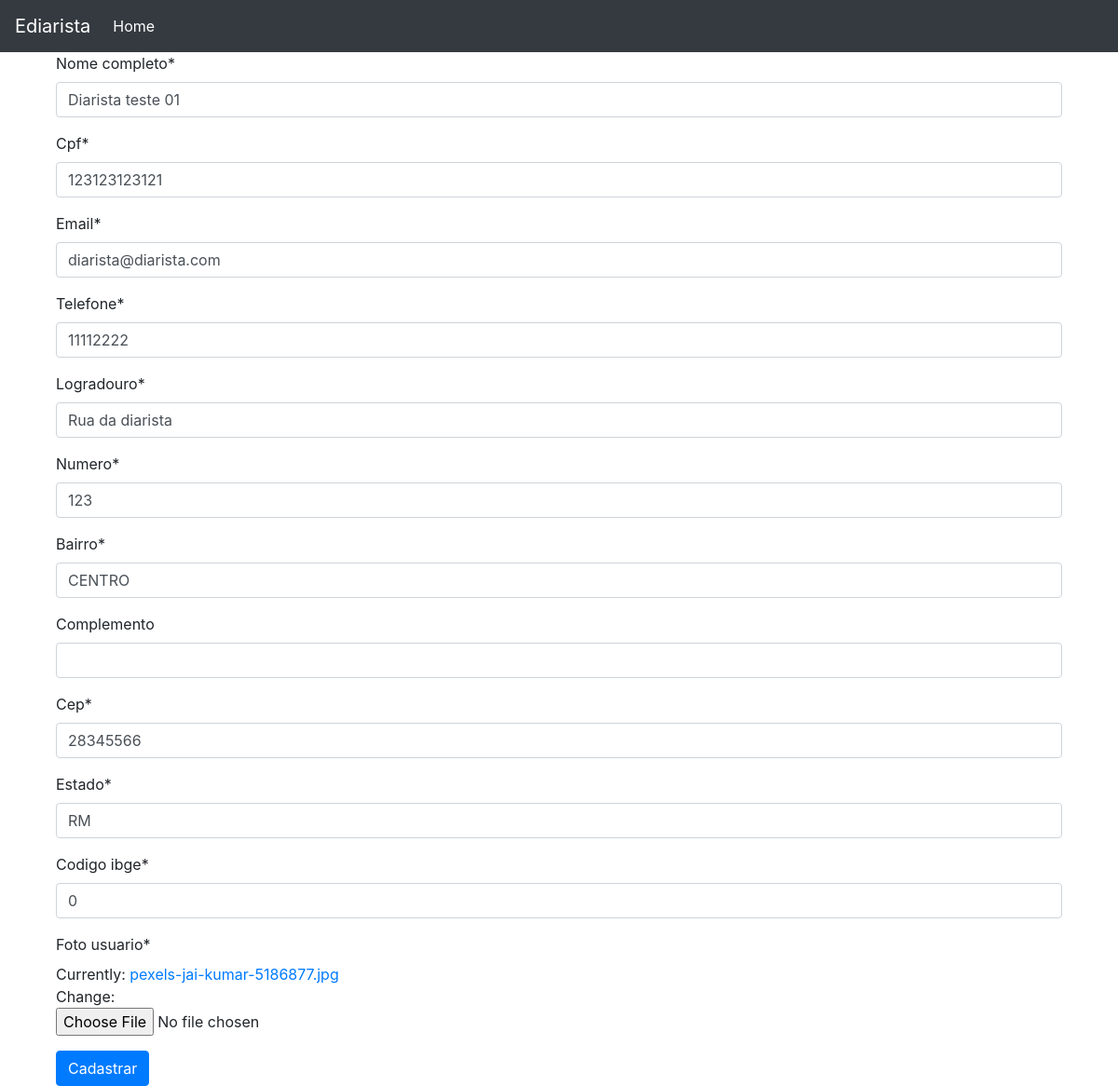
/web/editar_diarista/1, run on the app's committed database.
### web/models.py (models this page shows)
class Diarista(models.Model):
    nome_completo = models.CharField(max_length=100, null=False, blank=False)
    cpf = models.CharField(max_length=11, null=False, blank=False, unique=True)
    email = models.EmailField(null=False, blank=False, unique=True)
    telefone = models.CharField(max_length=11, null=False, blank=False)
    logradouro = models.CharField(max_length=60, null=False, blank=False)
    numero = models.IntegerField(null=False, blank=False)
    bairro = models.CharField(max_length=30, null=False, blank=False)
    complemento = models.CharField(max_length=100, null=False, blank=True)
    cep = models.CharField(max_length=8, null=False, blank=False)
    estado = models.CharField(max_length=2, null=False, blank=False)
    codigo_ibge = models.IntegerField(null=False, blank=False)
    foto_usuario = models.ImageField(null=False)

### web/views.py (the view)
# urls.py: path('editar_diarista/<int:diarista_id>', editar_diarista, name='editar_diarista'),
def editar_diarista(request, diarista_id):
    diarista = Diarista.objects.get(id=diarista_id)
    if request.method == 'POST':
        form_diarista = diarista_form.DiaristaForm(request.POST or None, request.FILES, instance=diarista)
        if form_diarista.is_valid():
            form_diarista.save()
            return redirect('listar_diaristas')
    else:
        form_diarista = diarista_form.DiaristaForm(instance=diarista)
    return render(request, 'form_diarista.html', {'form_diarista': form_diarista})

### web/forms/diarista_form.py (shortened to what this page needs)
class DiaristaForm(forms.ModelForm):
    cpf = forms.CharField(widget=forms.TextInput(attrs={'data-mask': "000.000.000-00"}))
    cep = forms.CharField(widget=forms.TextInput(attrs={'data-mask': "00.000-000"}))
    telefone = forms.CharField(widget=forms.TextInput(attrs={'data-mask': "(00) 00000-0000"}))
    class Meta:
        model = Diarista
        fields = '__all__'

### web/templates/form_diarista.html (shortened to what this page needs)
{% extends 'base.html'%}
{% load crispy_forms_tags %}
{% block 'body' %}
<div class="container">
    <form method="post" enctype="multipart/form-data">
        {{form_diarista|crispy}}
        <button type="submit" class="btn btn-primary">Cadastrar</button>
    </form>
</div>
{% endblock %}

### data on the page
Diarista: nome_completo "Diarista teste 01", cpf "123123123121", email "diarista@diarista.com", telefone "11112222", logradouro "Rua da diarista", numero "123", bairro "CENTRO", cep "28345566", estado "RM", codigo_ibge "0"
